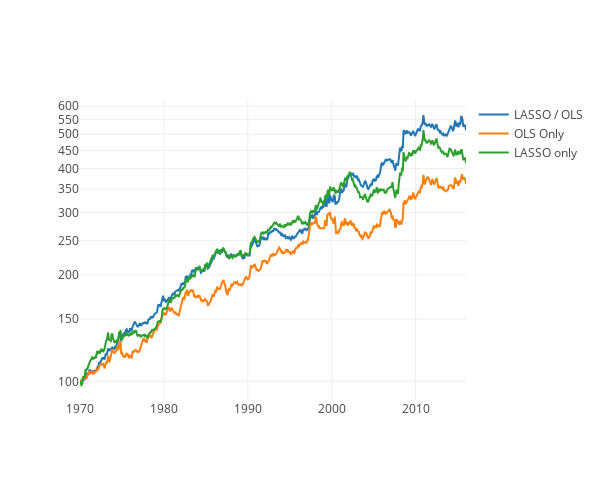

Source (notebook cell):
### Code cell
mychart([perf_LASSO_each_timestep, perf_all_preds, perf_LASSO_only],["LASSO / OLS", "OLS Only", "LASSO only"])

### Figure 1 — Plotly figure (JSON) as saved in the notebook; plotly's stock layout.template omitted (floating-point values rounded to 4 significant figures; data arrays with more than 128 entries replaced by an {"elided": "..."} marker saying what was removed)
{"data": [{"mode": "line", "name": "LASSO / OLS", "type": "scatter", "x": {"elided": "563 float values"}, "y": {"elided": "563 float values"}}, {"mode": "line", "name": "OLS Only", "type": "scatter", "x": {"elided": "563 float values"}, "y": {"elided": "563 float values"}}, {"mode": "line", "name": "LASSO only", "type": "scatter", "x": {"elided": "563 float values"}, "y": {"elided": "563 float values"}}], "layout": {"autosize": false, "height": 480, "width": 600, "yaxis": {"autorange": true, "type": "log"}}}
